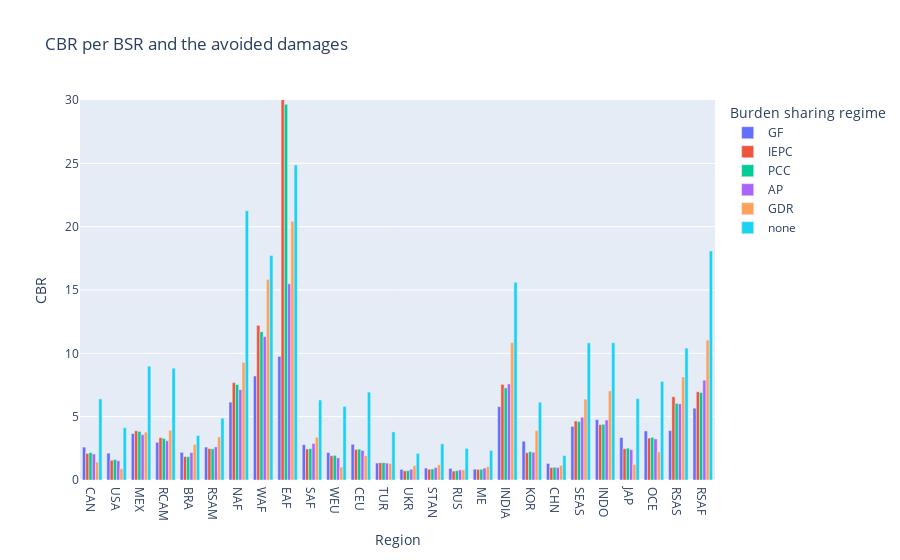

The notebook cell this image was saved under:
### Code cell
fig = px.bar(CBRs, x="Region", y="CBR", color="Burden sharing regime", barmode="group",
            title = "CBR per BSR and the avoided damages")
    #facet_col = "Region",
    #facet_col_wrap=3,
    #height=2000)
fig.update_yaxes(
    title = 'CBR',
    range = [0, 30])
fig

### Figure 1 — Plotly figure (JSON) as saved in the notebook; plotly's stock layout.template omitted (floating-point values rounded to 4 significant figures)
{"data": [{"alignmentgroup": "True", "hovertemplate": "Burden sharing regime=GF<br>Region=%{x}<br>CBR=%{y}<extra></extra>", "legendgroup": "GF", "marker": {"color": "#636efa", "pattern": {"shape": ""}}, "name": "GF", "offsetgroup": "GF", "orientation": "v", "showlegend": true, "textposition": "auto", "type": "bar", "x": ["CAN", "USA", "MEX", "RCAM", "BRA", "RSAM", "NAF", "WAF", "EAF", "SAF", "WEU", "CEU", "TUR", "UKR", "STAN", "RUS", "ME", "INDIA", "KOR", "CHN", "SEAS", "INDO", "JAP", "OCE", "RSAS", "RSAF"], "xaxis": "x", "y": [2.595, 2.121, 3.663, 2.98, 2.183, 2.599, 6.147, 8.209, 9.755, 2.786, 2.168, 2.821, 1.338, 0.8431, 0.9402, 0.9138, 0.8562, 5.789, 3.061, 1.307, 4.233, 4.765, 3.355, 3.872, 3.909, 5.671], "yaxis": "y"}, {"alignmentgroup": "True", "hovertemplate": "Burden sharing regime=IEPC<br>Region=%{x}<br>CBR=%{y}<extra></extra>", "legendgroup": "IEPC", "marker": {"color": "#EF553B", "pattern": {"shape": ""}}, "name": "IEPC", "offsetgroup": "IEPC", "orientation": "v", "showlegend": true, "textposition": "auto", "type": "bar", "x": ["CAN", "USA", "MEX", "RCAM", "BRA", "RSAM", "NAF", "WAF", "EAF", "SAF", "WEU", "CEU", "TUR", "UKR", "STAN", "RUS", "ME", "INDIA", "KOR", "CHN", "SEAS", "INDO", "JAP", "OCE", "RSAS", "RSAF"], "xaxis": "x", "y": [2.094, 1.561, 3.882, 3.346, 1.853, 2.481, 7.689, 12.2, 39.35, 2.443, 1.917, 2.413, 1.359, 0.7214, 0.8467, 0.7083, 0.8338, 7.548, 2.152, 0.9849, 4.655, 4.37, 2.466, 3.305, 6.574, 6.966], "yaxis": "y"}, {"alignmentgroup": "True", "hovertemplate": "Burden sharing regime=PCC<br>Region=%{x}<br>CBR=%{y}<extra></extra>", "legendgroup": "PCC", "marker": {"color": "#00cc96", "pattern": {"shape": ""}}, "name": "PCC", "offsetgroup": "PCC", "orientation": "v", "showlegend": true, "textposition": "auto", "type": "bar", "x": ["CAN", "USA", "MEX", "RCAM", "BRA", "RSAM", "NAF", "WAF", "EAF", "SAF", "WEU", "CEU", "TUR", "UKR", "STAN", "RUS", "ME", "INDIA", "KOR", "CHN", "SEAS", "INDO", "JAP", "OCE", "RSAS", "RSAF"], "xaxis": "x", "y": [2.164, 1.614, 3.831, 3.284, 1.845, 2.46, 7.532, 11.71, 29.66, 2.475, 1.943, 2.433, 1.368, 0.7347, 0.8686, 0.7381, 0.8461, 7.271, 2.235, 1.008, 4.612, 4.397, 2.514, 3.361, 6.049, 6.908], "yaxis": "y"}, {"alignmentgroup": "True", "hovertemplate": "Burden sharing regime=AP<br>Region=%{x}<br>CBR=%{y}<extra></extra>", "legendgroup": "AP", "marker": {"color": "#ab63fa", "pattern": {"shape": ""}}, "name": "AP", "offsetgroup": "AP", "orientation": "v", "showlegend": true, "textposition": "auto", "type": "bar", "x": ["CAN", "USA", "MEX", "RCAM", "BRA", "RSAM", "NAF", "WAF", "EAF", "SAF", "WEU", "CEU", "TUR", "UKR", "STAN", "RUS", "ME", "INDIA", "KOR", "CHN", "SEAS", "INDO", "JAP", "OCE", "RSAS", "RSAF"], "xaxis": "x", "y": [2.049, 1.518, 3.577, 3.1, 2.176, 2.614, 7.136, 11.32, 15.49, 2.88, 1.749, 2.334, 1.336, 0.8541, 0.9816, 0.7964, 0.9421, 7.583, 2.19, 0.9794, 4.953, 4.732, 2.395, 3.245, 6.014, 7.88], "yaxis": "y"}, {"alignmentgroup": "True", "hovertemplate": "Burden sharing regime=GDR<br>Region=%{x}<br>CBR=%{y}<extra></extra>", "legendgroup": "GDR", "marker": {"color": "#FFA15A", "pattern": {"shape": ""}}, "name": "GDR", "offsetgroup": "GDR", "orientation": "v", "showlegend": true, "textposition": "auto", "type": "bar", "x": ["CAN", "USA", "MEX", "RCAM", "BRA", "RSAM", "NAF", "WAF", "EAF", "SAF", "WEU", "CEU", "TUR", "UKR", "STAN", "RUS", "ME", "INDIA", "KOR", "CHN", "SEAS", "INDO", "JAP", "OCE", "RSAS", "RSAF"], "xaxis": "x", "y": [1.413, 0.8896, 3.773, 3.93, 2.798, 3.398, 9.283, 15.84, 20.42, 3.376, 1.027, 1.911, 1.287, 1.131, 1.197, 0.8068, 1.045, 10.85, 3.899, 1.15, 6.386, 7.03, 1.228, 2.214, 8.133, 11.04], "yaxis": "y"}, {"alignmentgroup": "True", "hovertemplate": "Burden sharing regime=none<br>Region=%{x}<br>CBR=%{y}<extra></extra>", "legendgroup": "none", "marker": {"color": "#19d3f3", "pattern": {"shape": ""}}, "name": "none", "offsetgroup": "none", "orientation": "v", "showlegend": true, "textposition": "auto", "type": "bar", "x": ["CAN", "USA", "MEX", "RCAM", "BRA", "RSAM", "NAF", "WAF", "EAF", "SAF", "WEU", "CEU", "TUR", "UKR", "STAN", "RUS", "ME", "INDIA", "KOR", "CHN", "SEAS", "INDO", "JAP", "OCE", "RSAS", "RSAF"], "xaxis": "x", "y": [6.401, 4.131, 8.989, 8.824, 3.513, 4.879, 21.26, 17.73, 24.86, 6.315, 5.809, 6.939, 3.797, 2.1, 2.857, 2.496, 2.331, 15.61, 6.137, 1.927, 10.83, 10.84, 6.427, 7.779, 10.41, 18.08], "yaxis": "y"}], "layout": {"barmode": "group", "legend": {"title": {"text": "Burden sharing regime"}, "tracegroupgap": 0}, "title": {"text": "CBR per BSR and the avoided damages"}, "xaxis": {"anchor": "y", "domain": [0, 1], "title": {"text": "Region"}}, "yaxis": {"anchor": "x", "domain": [0, 1], "range": [0, 30], "title": {"text": "CBR"}}}}
